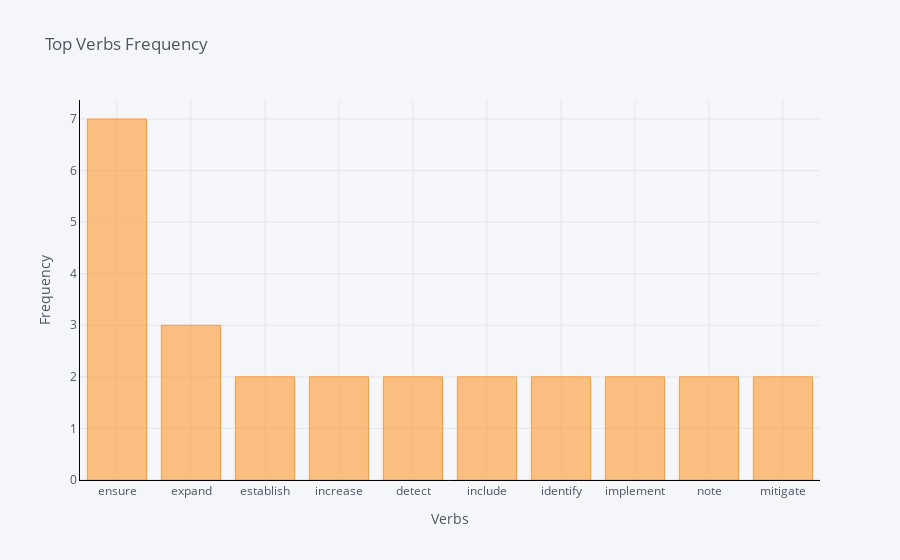

Notebook code for this chart:
### Markdown cell above
Displaying Top Adverbs found in the text with their frequency

### Code cell
top_adverbs = top_adverbs(text_nlp)
top_adverbs

### Figure 1 — Plotly figure (JSON) as saved in the notebook; plotly's stock layout.template omitted (floating-point values rounded to 4 significant figures)
{"data": [{"marker": {"color": "rgba(255, 153, 51, 0.6)", "line": {"color": "rgba(255, 153, 51, 1.0)", "width": 1}}, "name": "Frequency", "orientation": "v", "text": "", "type": "bar", "x": ["ensure", "expand", "establish", "increase", "detect", "include", "identify", "implement", "note", "mitigate"], "y": [7, 3, 2, 2, 2, 2, 2, 2, 2, 2]}], "layout": {"legend": {"bgcolor": "#F5F6F9", "font": {"color": "#4D5663"}}, "paper_bgcolor": "#F5F6F9", "plot_bgcolor": "#F5F6F9", "title": {"font": {"color": "#4D5663"}, "text": "Top Verbs Frequency"}, "xaxis": {"gridcolor": "#E1E5ED", "linecolor": "black", "showgrid": true, "tickfont": {"color": "#4D5663"}, "title": {"font": {"color": "#4D5663"}, "text": "Verbs"}, "zerolinecolor": "#E1E5ED"}, "yaxis": {"gridcolor": "#E1E5ED", "linecolor": "black", "showgrid": true, "tickfont": {"color": "#4D5663"}, "title": {"font": {"color": "#4D5663"}, "text": "Frequency"}, "zerolinecolor": "#E1E5ED"}}}
